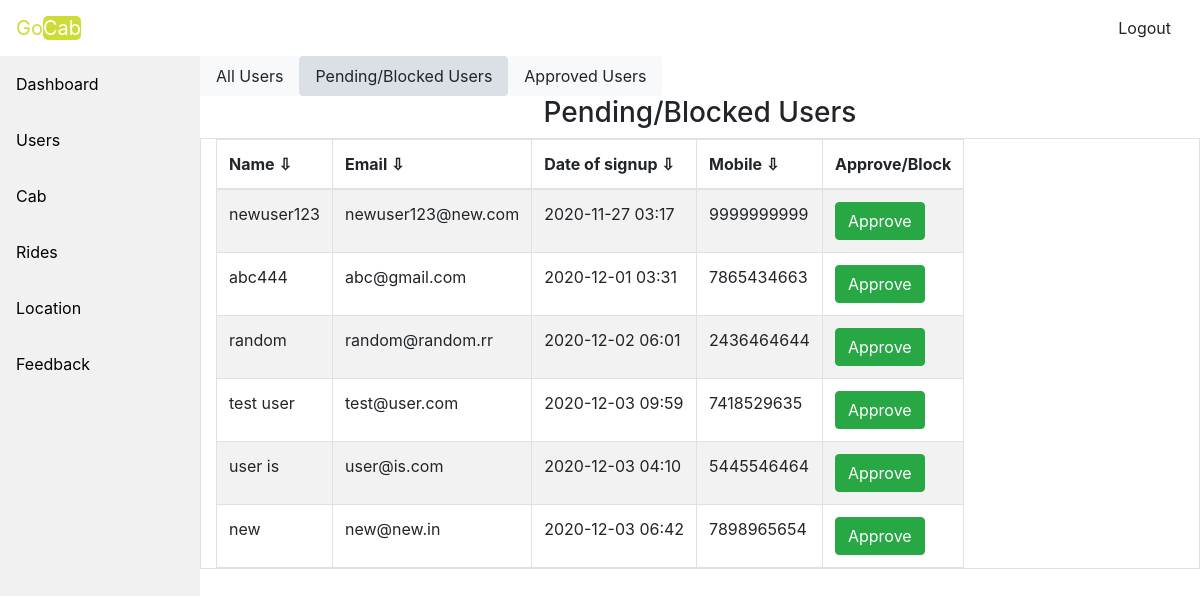
The page /aprove.php (signed in) on the database its author committed.
### tables this page shows
CREATE TABLE `user` (
  `user_id` int(11) NOT NULL,
  `user_name` varchar(50) NOT NULL,
  `name` varchar(255) NOT NULL,
  `dateofsignup` varchar(20) NOT NULL,
  `mobile` varchar(15) NOT NULL,
  `isblock` tinyint(1) NOT NULL,
  `password` varchar(50) NOT NULL,
  `is_admin` tinyint(1) NOT NULL
);

### dbcon.php (called while the page is built, shortened)
<?php
    class dbcon
    {
    function __construct(){
    $this->conn = new mysqli("localhost","root","", "cabne");
    }
    }
    ?>

### adminwrk.php (called while the page is built, shortened)
<?php
class adminwrk
{
    function aprove($conn)
    {
        $sql = "SELECT * FROM user WHERE is_admin=0 AND isblock=0";
        $result = $conn->query($sql);
        $appr=array();
        while($row = $result->fetch_assoc()){
            array_push($appr, $row);
        }
        return $appr;
    }
}
?>

### aprove.php (the view, shortened to what this page needs)
<?php
include('adhead.php');
if($_SESSION['userdata']['is_admin']==1){
 include('adsidebar.php'); ?>
<nav class="nav nav-pills nav-justified col-sm-10">
  <a class="nav-link btn-light " href="allusers.php">All Users</a>
  <a class="nav-link btn-light active" href="aprove.php">Pending/Blocked Users</a>
  <a class="nav-link btn-light" href="aprovedusr.php">Approved Users</a>
</nav>
<div>
  <h3 class="text-center">Pending/Blocked Users</h3>
    <table id="tbl" class="container-fluid col-lg-10 mr-lg-2 table table-responsive table-hover table-bordered table-striped">
        <thead>
            <th onclick='sortTable(1,tbl)'>Name ⇩</th>
            <th onclick='sortTable(2,tbl)'>Email ⇩</th>
            <th onclick='sortTable(3,tbl)'>Date of signup ⇩</th>
            <th onclick='sortTable(4,tbl)'>Mobile ⇩</th>
            <th>Approve/Block</th>
        </thead>
        <tbody>
        <?php
            $adm = new adminwrk();
            $admc = new dbcon();
            $show = $adm->aprove($admc->conn);
            foreach($show as $key=>$val)
            {
                echo "<tr><td>".$val['name']."</td><td>".$val['user_name']."</td><td>".$val['dateofsignup']."</td><td>".$val['mobile']."</td><td><a class='btn btn-success' href='aprove.php?action=yes&id=".$val['user_id']."'>Approve</a></td></tr>";
            }
             ?>
        </tbody>
    </table>
  </div>
  <?php
}
else{
    echo '<h1 class="text-center text-weight-bold text-dark">You Are not Authorised</h1>';
  }
  include('adfoot.php'); ?>

### assets/css/style.css (style rules this page uses)
th { cursor: pointer; }

### rows shown on the page
user: name "newuser123", user_name "newuser123@new.com", dateofsignup "2020-11-27 03:17", mobile "9999999999"
user: name "abc444", user_name "abc@gmail.com", dateofsignup "2020-12-01 03:31", mobile "7865434663"
user: name "random", user_name "random@random.rr", dateofsignup "2020-12-02 06:01", mobile "2436464644"
user: name "test user", user_name "test@user.com", dateofsignup "2020-12-03 09:59", mobile "7418529635"
user: name "user is", user_name "user@is.com", dateofsignup "2020-12-03 04:10", mobile "5445546464"
user: name "new", user_name "new@new.in", dateofsignup "2020-12-03 06:42", mobile "7898965654"
